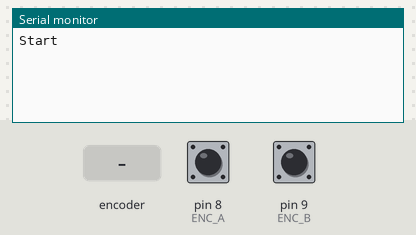
Simulated run of this sketch. Board: Arduino Uno, built with avr-gcc and run on an emulated ATmega328P. Parts: the last lines printed to the serial monitor. The test bench sets the inputs (shaded band); at power-on: pin 8 (ENC_A) HIGH, pin 9 (ENC_B) HIGH.

Above: at 1.2 s.
1.3 s: rotary encoder on pin 8 (ENC_A) / pin 9 (ENC_B) turned 2 steps (second pin leading)
At 2.8 s:
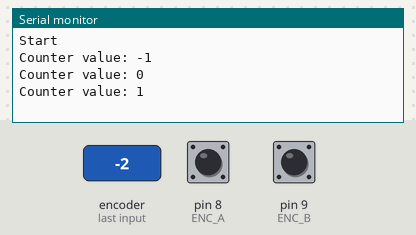
3.2 s: rotary encoder on pin 8 (ENC_A) / pin 9 (ENC_B) turned 3 steps (first pin leading)
At 4.6 s:
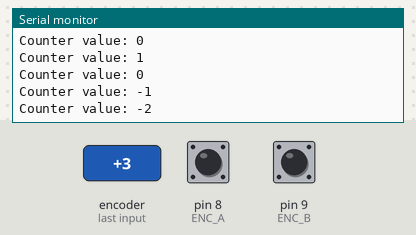
Timing chart, 0 to 6.2 s (numbered marks = the images above; inputs shaded):
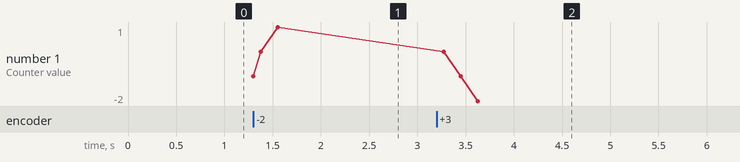

The sketch:

teste_encolder.ino
```cpp
/* Rotary encoder read example */
#define ENC_A 8
#define ENC_B 9
#define ENC_PORT PINB
int8_t read_encoder();
int aux;
void setup()
{
  /* Setup encoder pins as inputs */
  pinMode(ENC_A, INPUT);
  digitalWrite(ENC_A, HIGH);
  pinMode(ENC_B, INPUT);
  digitalWrite(ENC_B, HIGH);
  Serial.begin (9600);
  Serial.println("Start");

}

void loop()
{
  static uint8_t counter = 0; //this variable will be changed by encoder input
  int8_t tmpdata;
/**/
  tmpdata = read_encoder();

  if(tmpdata)
  {
    counter += tmpdata;
  }
  if(counter == 7)
   {
    aux++;
    counter = 4;
    Serial.print("Counter value: ");
    Serial.println(aux, DEC);
   }

  if(counter == 1)
   {
    aux--;
    counter = 4;
    Serial.print("Counter value: ");
    Serial.println(aux, DEC);
   }


}

/* returns change in encoder state (-1,0,1) */
 int8_t read_encoder()
{
  static int8_t enc_states[] = {0,-1,1,0,1,0,0,-1,-1,0,0,1,0,1,-1,0};
  static uint8_t old_AB = 0;
  /**/
  old_AB <<= 2;
  old_AB |= ( ENC_PORT & 0x03 ); //add current state
  return ( enc_states[( old_AB & 0x0f )]);
}
```

Measured:
- after the input at 1.3 s, the serial monitor: prints a new line at once (image 1)
- after the input at 3.2 s, the serial monitor: prints a new line after 0.43 s (image 2)
- plotted number 1: 1 → -2 after the input at 3.2 s
